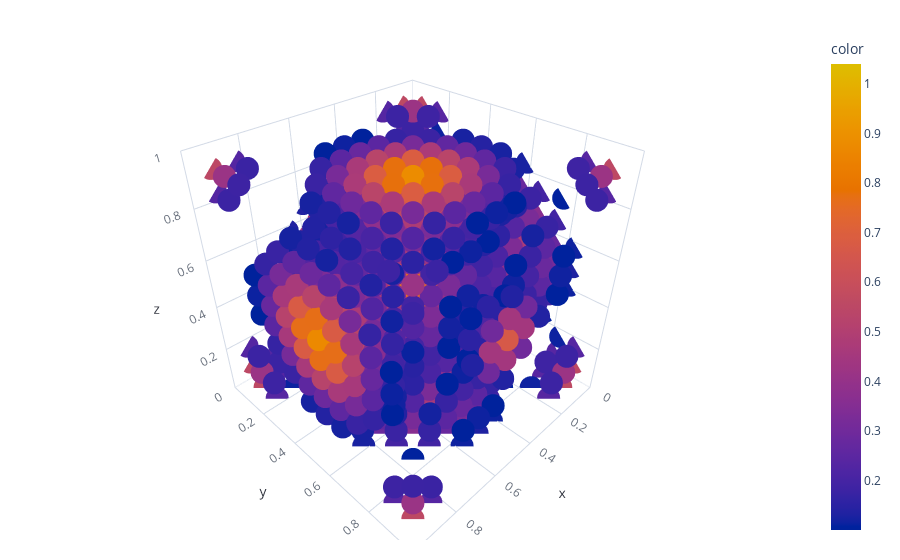

Notebook source saved alongside this figure:
### Code cell
n_skip = 2
skip_mask = jnp.all(jnp.round(xyz * N_GRID) % n_skip == 0, axis=1)
bg_mask = total_dens > 0.1
mask = skip_mask & bg_mask
px.scatter_3d(
    x=xyz[mask, 0],
    y=xyz[mask, 1],
    z=xyz[mask, 2],
    color=total_dens[mask],
    # color=np.array(species[mask]).astype('str'),
    color_continuous_scale=rp.list_sequential,
    range_x=[0, 1], range_y=[0, 1], range_z=[0, 1],
    opacity=1,
)

### Figure 1 — Plotly figure (JSON) as saved in the notebook; plotly's stock layout.template omitted (floating-point values rounded to 4 significant figures; data arrays with more than 128 entries replaced by an {"elided": "..."} marker saying what was removed)
{"data": [{"hovertemplate": "x=%{x}<br>y=%{y}<br>z=%{z}<br>color=%{marker.color}<extra></extra>", "legendgroup": "", "marker": {"color": {"elided": "975 float values"}, "coloraxis": "coloraxis", "opacity": 1, "symbol": "circle"}, "mode": "markers", "name": "", "scene": "scene", "showlegend": false, "type": "scatter3d", "x": {"elided": "975 float values"}, "y": {"elided": "975 float values"}, "z": {"elided": "975 float values"}}], "layout": {"coloraxis": {"colorbar": {"title": {"text": "color"}}, "colorscale": {"elided": "256x2 mixed values"}}, "legend": {"tracegroupgap": 0}, "scene": {"domain": {"x": [0, 1], "y": [0, 1]}, "xaxis": {"range": [0, 1], "title": {"text": "x"}}, "yaxis": {"range": [0, 1], "title": {"text": "y"}}, "zaxis": {"range": [0, 1], "title": {"text": "z"}}}}}
